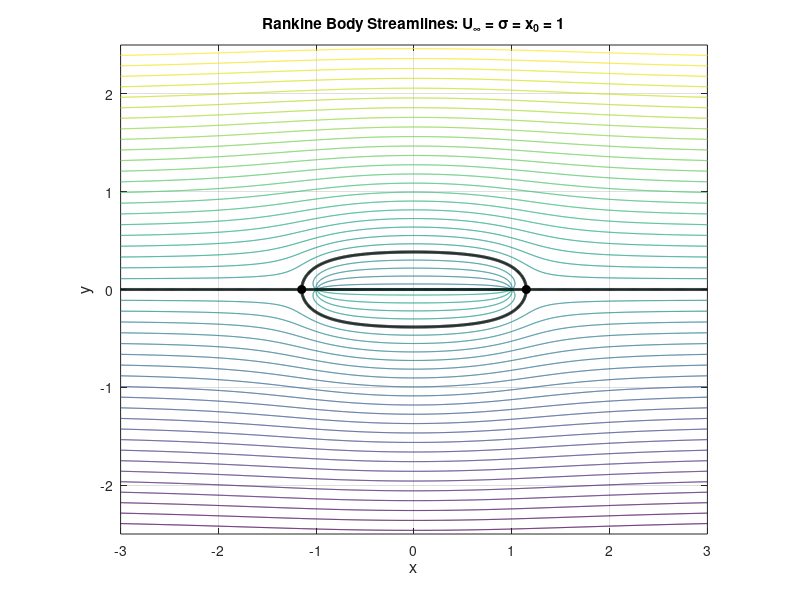

Reproduce this figure in MATLAB. (Note: this script raises an error after producing the figure.)
%% AERO3260 Assignment 1 - Task 1 (FINAL VERIFIED)
% Rankine body formed by a uniform stream + source/sink pair.
% Student ID: 550361509
%
% Task 1(b): Uinf = sigma = x0 = 1
% Task 1(c): L = 50 m, T = 10 m, Uinf = 5 m/s
%
% IMPORTANT:
% atan2 is used so that the source/sink streamfunction has the correct
% quadrant/branch behaviour.

clear; close all; clc

%% ================================================================
% TASK 1(b) - Normalised Rankine body
% ================================================================
Uinf = 1;
sigma = 1;
x0 = 1;

x = linspace(-3,3,1200);
y = linspace(-2.5,2.5,1000);
[X,Y] = meshgrid(x,y);

psi = Uinf.*Y + sigma/(2*pi) .* ...
    (atan2(Y,X+x0) - atan2(Y,X-x0));

% Stagnation points are obtained from u = 0 on y = 0:
% xs^2 = x0^2 + sigma*x0/(pi*Uinf)
xs = sqrt(x0^2 + sigma*x0/(pi*Uinf));

fprintf('\n================ TASK 1(b) ================\n');
fprintf('Uinf = %.4f, sigma = %.4f, x0 = %.4f\n',Uinf,sigma,x0);
fprintf('Stagnation points: x = +/- %.8f\n',xs);

figure('Color','w');
contour(X,Y,psi,45,'LineWidth',0.8); hold on
plot([-xs xs],[0 0],'ko','MarkerFaceColor','k','MarkerSize',6)

% Highlight the Rankine-body boundary (psi = 0)
contour(X,Y,psi,[0 0],'k','LineWidth',2.2);

axis equal
xlim([-3 3]); ylim([-2.5 2.5]);
xlabel('x','FontSize',12)
ylabel('y','FontSize',12)
title('Rankine Body Streamlines: U_\infty = \sigma = x_0 = 1')
grid on; box on

%% ================================================================
% TASK 1(c) - Submarine
% ================================================================
L = 50;                 % m
T = 10;                 % m
Uinf = 5;               % m/s

% The two stagnation points are the bow and stern:
% 2*xs = L
xs_target = L/2;

% Two equations must be satisfied:
%
% (1) xs^2 = x0^2 + sigma*x0/(pi*Uinf)
%
% (2) The body streamline passes through (0,T/2):
%
% Uinf*T/2 + sigma/(2*pi) * ...
% [2*atan(T/(2*x0)) - pi] = 0
%
% Solve the two nonlinear equations simultaneously.

fun = @(q) [ ...
    q(1)^2 + q(2)*q(1)/(pi*Uinf) - xs_target^2;
    Uinf*T/2 + q(2)/(2*pi) * ...
    (2*atan(T/(2*q(1))) - pi) ];

q0 = [23.2 57.8];
opts = optimoptions('fsolve','Display','off',...
    'FunctionTolerance',1e-12,'StepTolerance',1e-12);

q = fsolve(fun,q0,opts);
x0_sub = q(1);
sigma_sub = q(2);

% Verify residuals independently.
residuals = fun([x0_sub sigma_sub]);
xs_check = sqrt(x0_sub^2 + sigma_sub*x0_sub/(pi*Uinf));

fprintf('\n================ TASK 1(c) ================\n');
fprintf('Required submarine length  L = %.4f m\n',L);
fprintf('Required thickness         T = %.4f m\n',T);
fprintf('Cruise speed          Uinf = %.4f m/s\n',Uinf);
fprintf('Stagnation location    xs = %.8f m\n',xs_target);
fprintf('Source/sink x0             = %.8f m\n',x0_sub);
fprintf('Source/sink strength sigma = %.8f m^2/s\n',sigma_sub);
fprintf('Source/sink spacing 2*x0   = %.8f m\n',2*x0_sub);
fprintf('Stagnation check            = %.8f m\n',xs_check);
fprintf('Equation residual 1         = %.3e\n',residuals(1));
fprintf('Equation residual 2         = %.3e\n',residuals(2));

%% Reproduce the Rankine-body plot using the calculated submarine values
x = linspace(-26,26,1400);
y = linspace(-8,8,1000);
[X,Y] = meshgrid(x,y);

psi_sub = Uinf.*Y + sigma_sub/(2*pi) .* ...
    (atan2(Y,X+x0_sub) - atan2(Y,X-x0_sub));

figure('Color','w');
contour(X,Y,psi_sub,45,'LineWidth',0.8); hold on
contour(X,Y,psi_sub,[0 0],'k','LineWidth',2.5);
plot([-xs_target xs_target],[0 0],'ko',...
    'MarkerFaceColor','k','MarkerSize',6)

% Mark the specified maximum-thickness points.
plot(0,T/2,'ks','MarkerFaceColor','w','MarkerSize',7)
plot(0,-T/2,'ks','MarkerFaceColor','w','MarkerSize',7)

axis equal
xlim([-26 26]); ylim([-8 8]);
xlabel('x (m)','FontSize',12)
ylabel('y (m)','FontSize',12)
title('Rankine-Body Representation of the 50 m Submarine')
legend('Streamlines','Rankine body','Stagnation points',...
       'Thickness points','Location','best')
grid on; box on

% Final direct thickness check:
psi_mid = Uinf*(T/2) + sigma_sub/(2*pi) * ...
    (atan2(T/2,x0_sub)-atan2(T/2,-x0_sub));

fprintf('Direct body-streamline check at (0,T/2): psi = %.3e\n',psi_mid);
fprintf('============================================\n\n');
